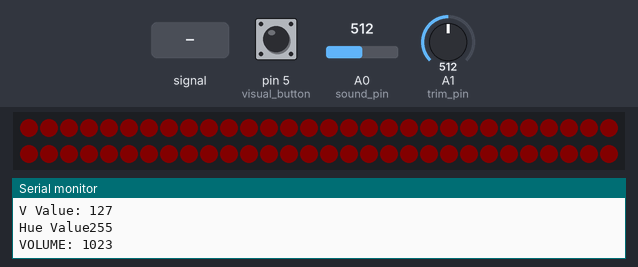
A sketch run on a simulated Arduino Uno, built with avr-gcc and run on an emulated ATmega328P. On the bench: 60 RGB LEDs in strip order, left to right, continuing on the next row, the last lines printed to the serial monitor. The inputs (shaded band) are chosen by the test bench; at power-on: A1 (trim_pin) = 512, pin 5 (visual_button) HIGH, A0 (sound_pin) = 512. Dim RGB values are drawn brighter than linear.

Above: at 1.2 s.
1.3 s: A0 (sound_pin) fed a 200 Hz sine of ±460 counts around its level
3.4 s: A1 (trim_pin) set to 122
At 4.2 s:
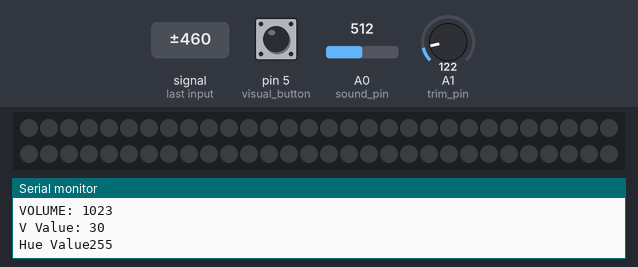
4.9 s: A1 (trim_pin) set to 511
At 5.57 s:
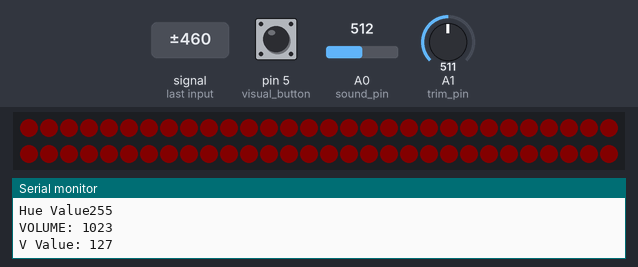
7.9 s: pin 5 (visual_button) pulled LOW for 0.15 s
8.6 s: A0 (sound_pin) fed a 2 Hz sine of ±306 counts around its level
10.6 s: A0 (sound_pin) set to 122
At 13.4 s:
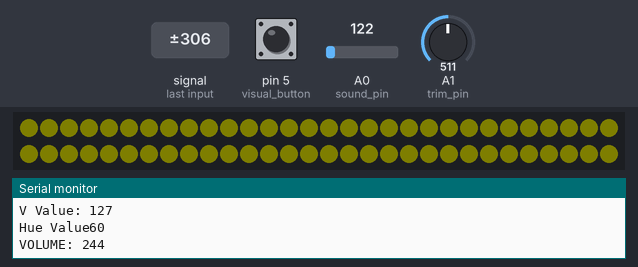

The sketch:

Arduino_RGB_Audio.ino
```cpp
//LIBRARY
#include <FastLED.h>

//CONSTANTS
#define led_pin A5    //Arduino pin where LEDs are plugged into
#define led_total 60  //Total number of LEDs in strip
#define half_led_total led_total/2
#define sound_pin A0  //Arduino pin for envelope connection on sound detector
#define trim_pin A1   //Arduino pin for trimpot
#define visual_button 5
#define num_visuals 1 //number of visuals - 1

//GLOBALS
CRGB leds[led_total]; //LED array

//amplitude measured from sound recorder ranges from 0 to 1023
unsigned int volume = 0; //unsigned int - to 1023
unsigned int trim_pot = 0; //unsigned int 0 to 1023
unsigned int visual = 0; //hold current visual


void setup() {
  Serial.begin(9600);
  //define button as a digital input
  pinMode(visual_button, INPUT);
  //write HIGH to button, enable pullup resistor (unpressed reads as HIGH/True/1)
  digitalWrite(visual_button, HIGH);
  //add leds to FastLED object
  FastLED.addLeds<WS2812, led_pin, GRB>(leds, led_total);
  //set brightness for LEDs
  FastLED.setBrightness(25);
}

void loop() {
  volume = analogRead(sound_pin);
  volume = newVolume(volume, 12);
  Serial.print("VOLUME: ");
  Serial.println(volume);
  trim_pot = analogRead(trim_pin);
  //change visual if needed
  Change_Visual();
  //check what visual is selected and execute it
  Select_Visual();
  delay(50);
}

void Change_Visual() {
  if (!digitalRead(visual_button)) {

    visual++; //increment to next visual

    volume = 0; //reset volume for new visual

    //go back to first visual
    if (visual > num_visuals) visual = 0;
    //button kinda loud so don't record anything for a moment
    delay(300);
  }
}

void Select_Visual(){
  switch(visual){
    case 0: return Solid_Animation();
    case 1: return Middle_Out();
    default: return Solid_Animation();}
  }

void Solid_Animation(){
  fill_solid(leds, led_total, CHSV(getHueVal(volume), 255, getBrightVal(trim_pot)));
  FastLED.show();
  }

void Middle_Out(){
  leds[(half_led_total) - 1] = CHSV(getHueVal(volume), 255, getBrightVal(trim_pot));
  leds[half_led_total] = CHSV(getHueVal(volume), 255, getBrightVal(trim_pot));
  for(unsigned int i = 0; i <= ((half_led_total)-2); i++){
    leds[i] = leds[i + 1];
    leds[led_total - 1 - i] = leds[led_total - i - 2];
    }
  FastLED.show();
  delay(25);
  }

unsigned int newVolume(unsigned int vol, unsigned int mod){
  unsigned int remainder = vol % mod;
  unsigned int newVolume = vol * remainder;
  if (newVolume > 1023){
    return 1023;
    }
  return newVolume;
  }

//map the amplitude to a hue value
unsigned int getHueVal(unsigned int i){
  Serial.print("Hue Value");
  Serial.println(map(i, 0, 1023, 0, 255));
  return map(i, 0, 1023, 0, 255);
  }

//map the trimpot to the V value in HSV
unsigned int getBrightVal(unsigned int i){
  Serial.print("V Value: ");
  Serial.println(map(i, 0, 1023, 0, 255));
  return map(i, 0, 1023, 0, 255);
  }
```

Measured:
- after the input at 3.4 s, the LEDs: change after 0.05 s (image 1)
- after the input at 4.9 s, the LEDs: first change at once (image 2 shows a later state)
